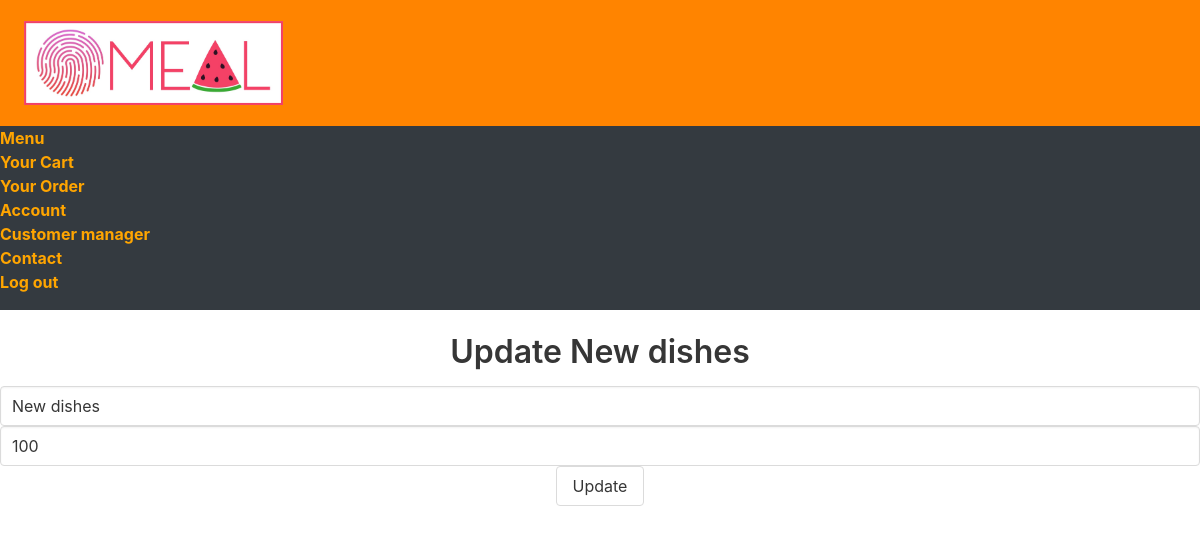
The page /new_dishes_update/1 on the database as committed earlier.
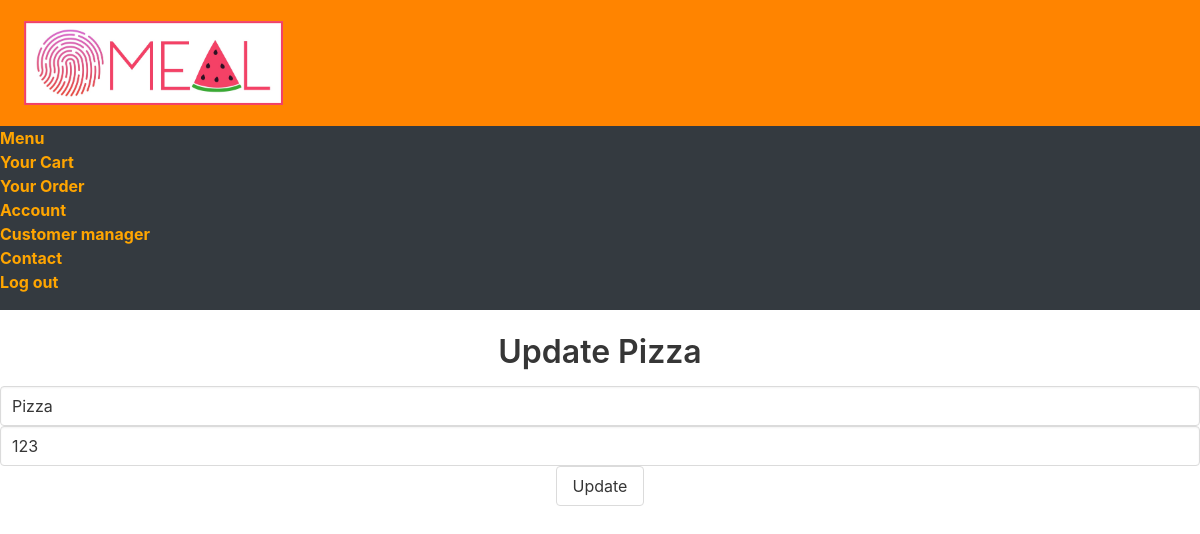
The same page on the database as committed later.
### main.py (models this page shows, shortened)
class NewDishes(db.Model):
    id = db.Column(db.Integer, primary_key=True)
    name = db.Column(db.String(200), nullable=False)
    price = db.Column(db.Integer)

### main.py (the view)
@main.route('/new_dishes_update/<int:id>', methods=['GET', 'POST'])
def new_dishes_update(id):
    dish = NewDishes.query.get_or_404(id)
    if request.method == 'POST':
        dish.name = request.form['name']
        dish.price = request.form['price']
        try:
            db.session.commit()
            return redirect('/new_dishes_manager')
        except:
            return 'There was an issue updating your dish'
    else:
        return render_template('menu_manager/new_dishes_update.html', dish=dish)

### templates/menu_manager/new_dishes_update.html (shortened to what this page needs)
{% extends 'base.html' %}
{% block body %}
<div class="content">
    <h1 style="text-align: center">Update {{ dish.name }}</h1>
    <div class="form has-text-centered">
        <form action="/new_dishes_update/{{dish.id}}" method="POST">
            <input class = "input" type="text" name="name" id="name" value="{{dish.name}}" placeholder = "Dish name">
            <input class = "input" type="number" name="price" id="price" value="{{dish.price}}" placeholder = "Price">
            <input class = "button" type="submit" value="Update">
        </form>
    </div>
</div>
{% endblock %}

Rows that differ between the two databases and show on the page:
changed NewDishes: name "New dishes" → "Pizza"; price "100" → "123"
